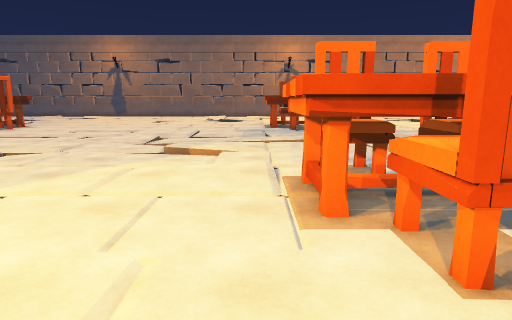
view 1 (above)

19 first-person views from a walk through a 3-D level made in the Unity game engine. The camera is 1.4 m above the floor, tilts 10° down and sees 75° across. The floor is counted in squares, 1 m on a side. Each view is taken from the middle of a square. On the plan, view 1 faces up. The plan holds only what a view shows up to about 15 squares ahead; the rest is blank. The place goes on beyond the plan. The player is left out. Some animated figures are left out. Surface patterns are stand-ins for the level's own textures.

view 2
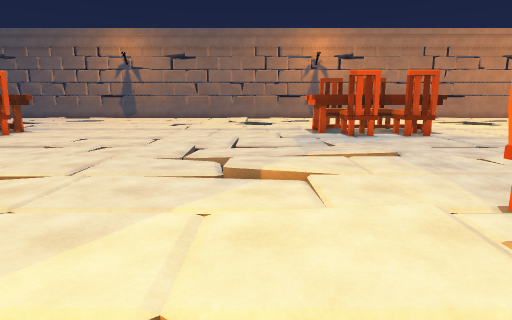

view 3
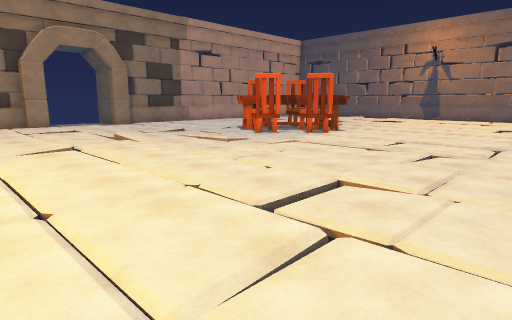

view 4
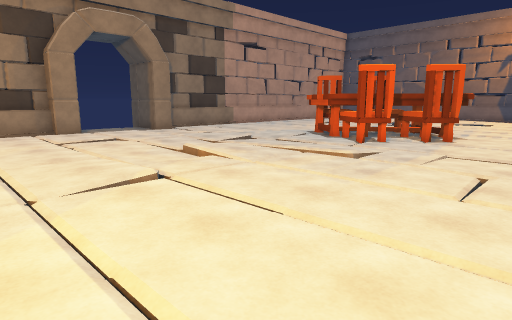

view 5
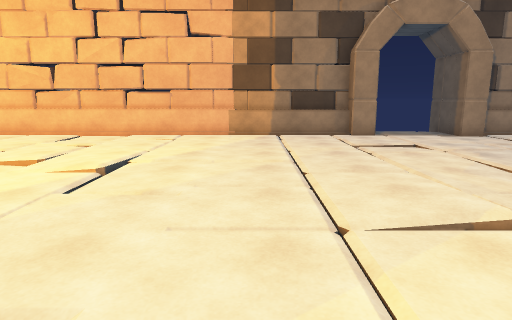

view 6
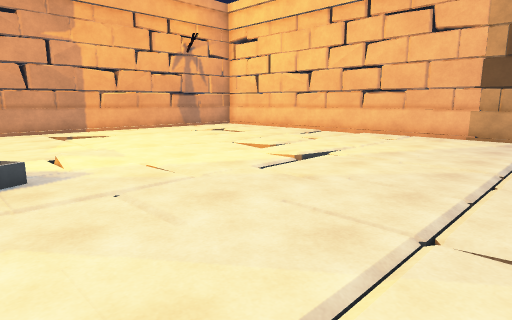

view 7
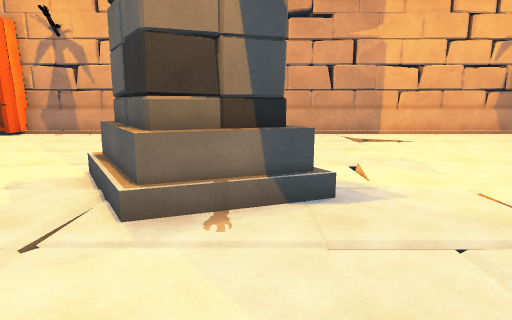

view 8
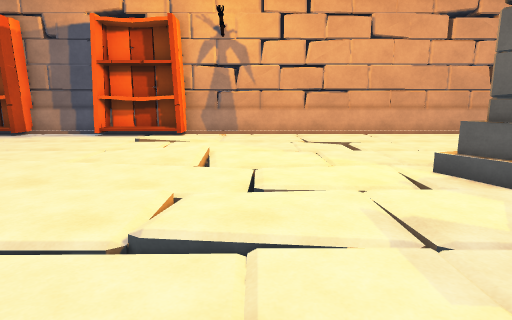

view 9
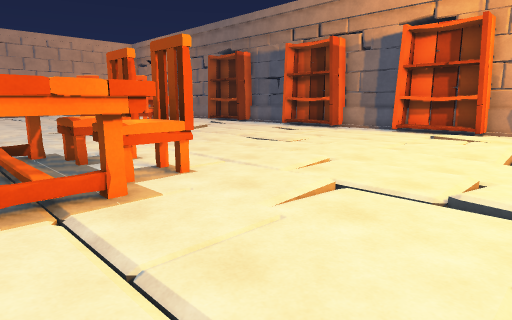

view 10
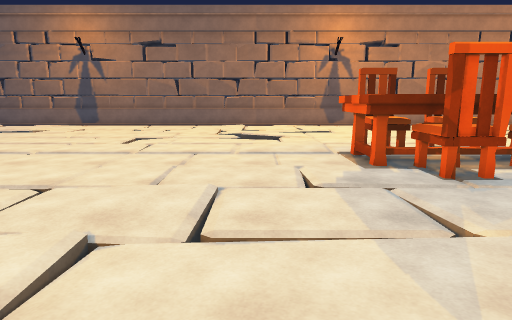

view 11
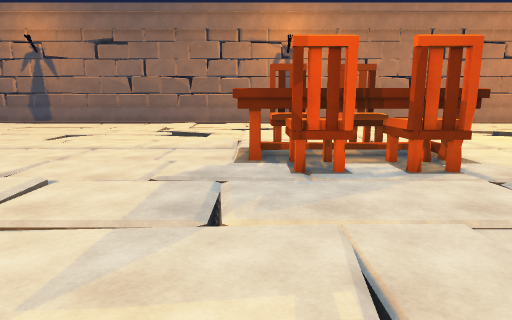

view 12
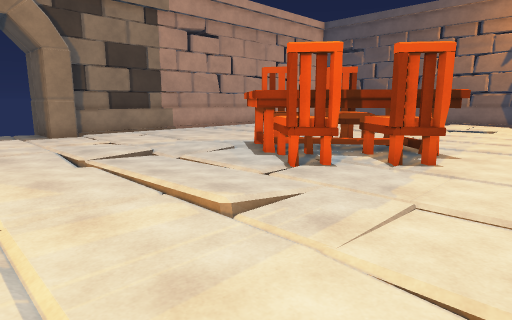

view 13
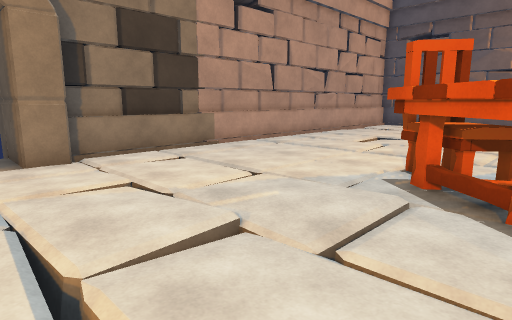

view 14
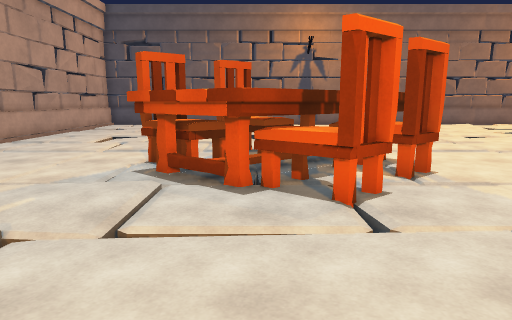

view 15
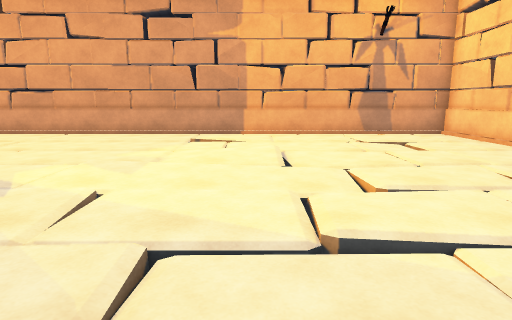

view 16
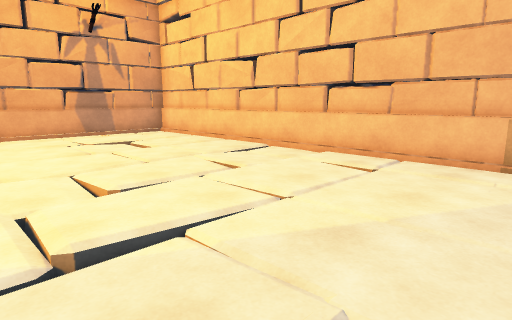

view 17
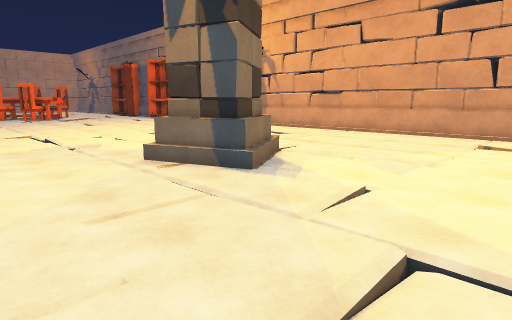

view 18
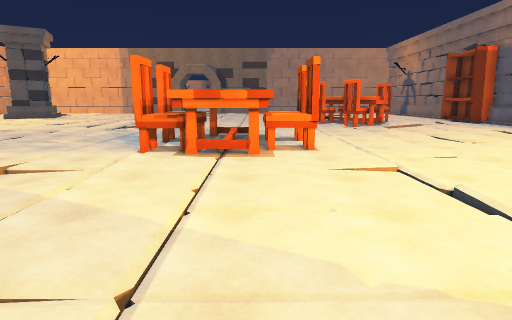

view 19
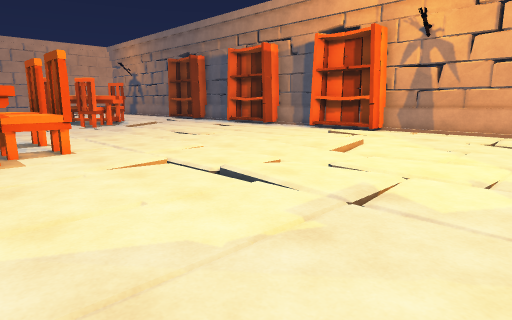

### Floor plan
Key: @ floor where view 1 was taken; # wall or solid block; . main floor; : floor 0.25 m higher than the main floor; - floor 0.5 m lower than the main floor; / step, stairs or slope; = window, fence, low wall or low ledge; ^ raised ledge; O other object.
Columns run from 27 left of view 1 to 7 right of it. Each row starts with its distance up from view 1.
 25  #/....      ........... :....
 24  #//...      ............./.......
 23  #//....    .......................
 22  #//../.    ........./.......O..O..
 21  #/.../. ...  ......./.......O.OO
 20  #//../...OOOO......./......OOOOO
 19  #/......O OOOO.............OOOOOO.
 18  ##.....OOO OOOO............OOOOOO.
 17  ^=......OOOOOOO.............OOOO..
 16  ^#..././/OOO.......././/.-.....O..
 15  #=.../....OOO......./.............
 14  ##..//.............//.............
 13 ###../../.........../../...........
 12  ......./............../...........
 11  ..................................
 10  .........:..............:.........
  9   #......../............../.......
  8  ##...............................
  7  ##.../............../......OO.OO.
  6  ^=.../............../......OO OOO
  5  ##.../............../......OOOOOO
  4  #=.............. ..........OO OOO.
  3  ##..........................O.OO..
  2  #/..........................O.OO..
  1  #//.././/.-........././/.-........
  0  #//../..........OO../.....@.......
 -1  #//.//........OOOO.//.............
 -2  #/../../.......O OO/../...........
 -3  #//..../........O /.../...........
 -4  #/............... ................
 -5  #/.......:..............:.........
 -6  #//......./............../.......
 -7  #//..............................
 -8  #//../............../...........
 -9  #/.../............../............
-10  #//../............../....#OOO.. OO
-11  ##################################

Positions as (right, up) in squares from view 1, and headings:
1: (0, 0), facing up
2: (-2, 3), facing up
3: (-4, 4), facing up-left
4: (-9, 4), facing up-left
5: (-11, 4), facing left
6: (-11, 6), facing down-left
7: (-11, 4), facing down
8: (-4, 4), facing down
9: (-4, 6), facing down-right
10: (-2, 10), facing up
11: (1, 10), facing up
12: (-10, 9), facing up-left
13: (-16, 11), facing up-left
14: (-16, 10), facing up
15: (-17, 4), facing down
16: (-17, 4), facing down-left
17: (-17, 4), facing down-right
18: (-8, 4), facing right
19: (-8, 5), facing down-right
